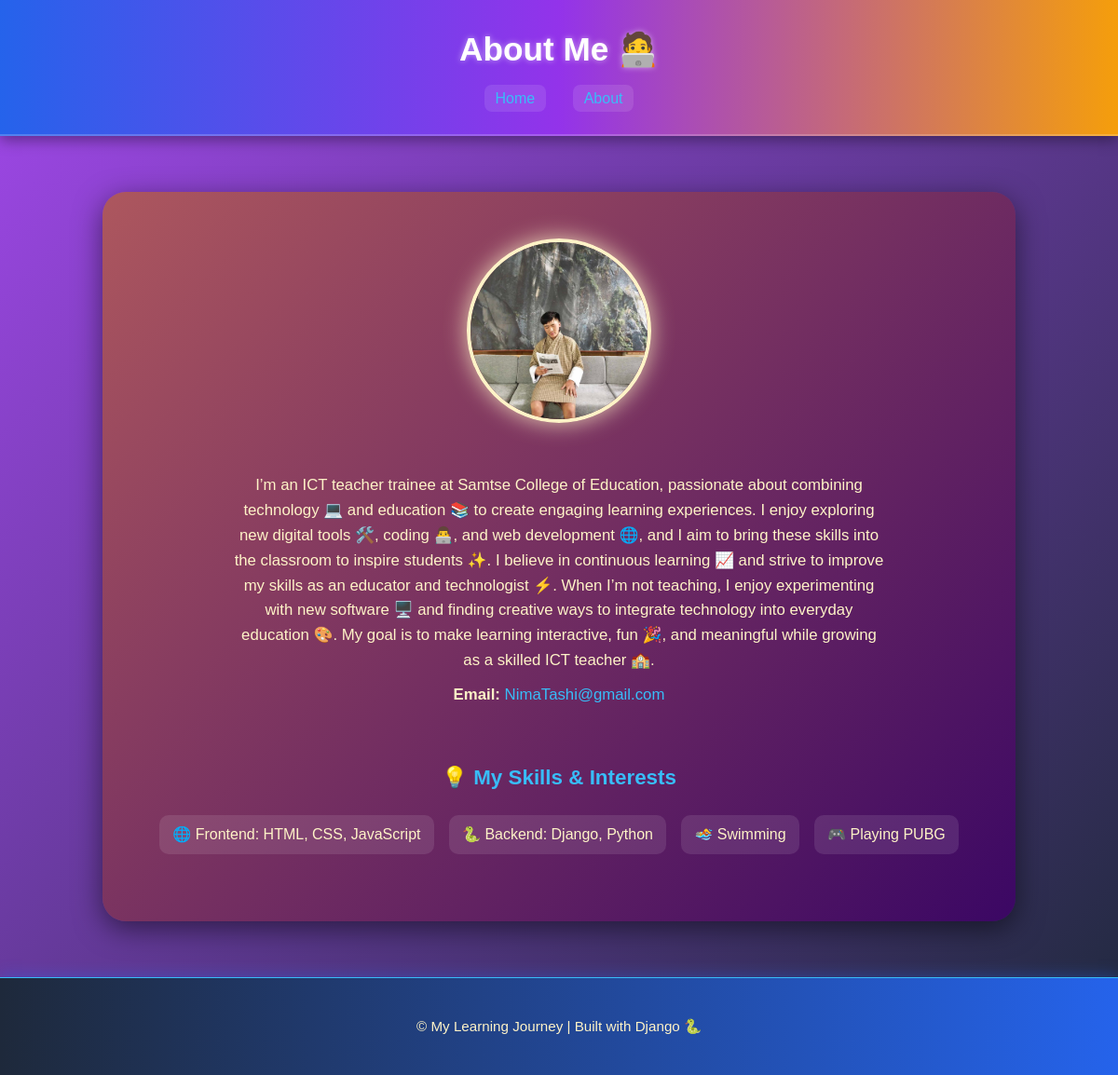
The page /about/ on the database its author committed.
### ntJourney/models.py (models this page shows, shortened)
class AboutMe(models.Model):
    name = models.CharField(max_length=100)              # User’s name
    description = models.TextField()                     # Short bio or background
    email = models.EmailField(blank=True, null=True)
    created_at = models.DateTimeField(auto_now_add=True)
    class Meta:
        verbose_name = "About Me"
        verbose_name_plural = "About Me"

### ntJourney/views.py (the view)
# urls.py: path('about/', views.aboutMe, name='aboutMe'),  # About Me page
def aboutMe(request):
    about = AboutMe.objects.first()
    return render(request, 'aboutMe.html', {'about': about})

### ntJourney/templates/aboutme.html (shortened to what this page needs)
{% load static %}
<!DOCTYPE html>
<html lang="en">
<head>
    <link rel="stylesheet" href="{% static 'styles/styles.css' %}">
</head>
<body>
    <header class="header">
        <h1>About Me 🧑‍💻</h1>
        <nav>
            <a href="/">Home</a>
            <a href="/about/">About</a>
        </nav>
    </header>
    <main class="content">
        <section class="about">
            <div class="profile-container">
                <img src="{% static 'images/profile.jpg' %}" alt="Profile Picture" class="profile-img">
            </div>
            <div class="about-content">
                <p>{{ about.description }}</p>
                {% if about.email %}
                <p><strong>Email:</strong> <a href="mailto:{{ about.email }}">{{ about.email }}</a></p>
                {% endif %}
            </div>
            <div class="skills">
                <h3>💡 My Skills & Interests</h3>
                <ul>
                    <li>🌐 Frontend: HTML, CSS, JavaScript</li>
                    <li>🐍 Backend: Django, Python</li>
                    <li>🏊 Swimming</li>
                    <li>🎮 Playing PUBG</li>
                </ul>
            </div>
        </section>
    </main>
    <footer class="footer">
        <p>© {{ year }} My Learning Journey | Built with Django 🐍</p>
    </footer>
</body>
</html>

### ntJourney/static/styles/styles.css (style rules this page uses)
body { font-family: Arial, Helvetica, sans-serif; background: linear-gradient(135deg, #a248ec, #1e293b); color: #e6f1ff; margin: 0; padding: 0; line-height: 1.6; }
* { transition: all 0.3s ease; }
a { color: #38bdf8; text-decoration: none; font-weight: 500; }
.header { background: linear-gradient(90deg, #2563eb, #9333ea, #f59e0b); color: #fff; text-align: center; padding: 25px 10px; box-shadow: 0 4px 15px rgba(0,0,0,0.4); position: sticky; top: 0; z-index: 10; border-bottom: 2px solid rgba(255,255,255,0.2); }
.header h1 { margin: 0; font-size: 2.2rem; text-shadow: 0 0 6px rgba(255,255,255,0.5); }
.header nav { margin-top: 12px; }
.header nav a { margin: 0 12px; font-size: 1rem; padding: 6px 12px; border-radius: 8px; background-color: rgba(255,255,255,0.1); }
.about { max-width: 900px; margin: 60px auto; background: linear-gradient(135deg, #ad575e, #3b0764); border-radius: 25px; padding: 50px 40px; display: flex; flex-direction: column; align-items: center; text-align: center; color: #fef3c7; box-shadow: 0 8px 30px rgba(0,0,0,0.5); }
.profile-img { width: 190px; height: 190px; object-fit: cover; border-radius: 50%; border: 4px solid #fef3c7; margin-bottom: 20px; box-shadow: 0 0 25px rgba(254,243,199,0.8); }
.about-content p { font-size: 1.05rem; max-width: 700px; margin: 0 auto 10px; }
.skills { margin-top: 25px; }
.skills h3 { font-size: 1.4rem; color: #38bdf8; margin-bottom: 12px; }
.skills ul { list-style: none; padding: 0; }
.skills li { display: inline-block; margin: 6px; background: rgba(255,255,255,0.1); padding: 8px 14px; border-radius: 10px; }
footer { background: linear-gradient(90deg, #1e293b, #2563eb); color: #fef3c7; text-align: center; padding: 25px 10px; border-top: 1px solid #38bdf8; font-size: 0.95rem; box-shadow: 0 -3px 15px rgba(37,99,235,0.3); }

### rows shown on the page
AboutMe: description "I’m an ICT teacher trainee at Samtse College of Education, passionate about combining technology 💻 and education 📚 to create engaging learning experiences. I enjoy exploring new digital tools 🛠️, coding 👨‍💻, and web development 🌐, and I aim to bring these skills into the classroom to inspire students ✨. I believe in continuous learning 📈 and strive to improve my skills as an educator and technologist ⚡. When I’m not teaching, I enjoy experimenting with new software 🖥️ and finding creative ways to integrate technology into everyday education 🎨. My goal is to make learning interactive, fun 🎉, and meaningful while growing as a skilled ICT teacher 🏫.", email "NimaTashi@gmail.com"
